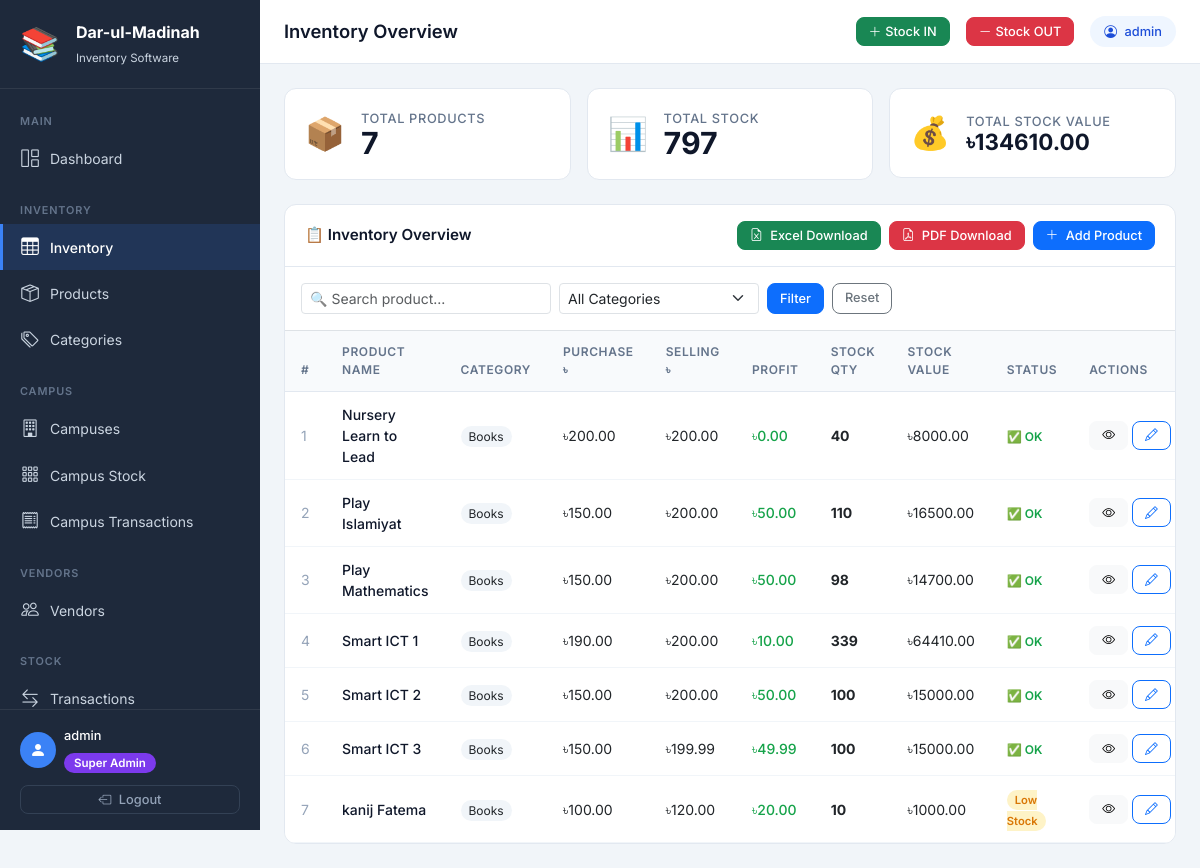
Screenshot of /inventory/ (signed in) with the database file from the repository.
### inventory/models.py (models this page shows, shortened)
class Product(models.Model):
    name = models.CharField(max_length=200, verbose_name="Product Name")
    category = models.ForeignKey(
        Category, on_delete=models.PROTECT,
        related_name='products', verbose_name="Category"
    )
    purchase_price = models.DecimalField(
        max_digits=10, decimal_places=2,
        verbose_name="Purchase Price (৳)"
    )
    selling_price = models.DecimalField(
        max_digits=10, decimal_places=2,
        verbose_name="Selling Price (৳)"
    )
    quantity = models.PositiveIntegerField(default=0, verbose_name="Current Stock")
    opening_stock = models.PositiveIntegerField(default=0, verbose_name="Opening Stock")
    low_stock_threshold = models.PositiveIntegerField(
        default=10, verbose_name="Low Stock Alert Threshold"
    )
    vendor = models.ForeignKey(
        'Vendor', on_delete=models.SET_NULL,
        null=True, blank=True,
        related_name='products', verbose_name="Vendor"
    )
    description = models.TextField(blank=True, null=True, verbose_name="Description")
    created_at = models.DateTimeField(auto_now_add=True)
    updated_at = models.DateTimeField(auto_now=True)
    class Meta:
        verbose_name = "Product"
        verbose_name_plural = "Products"
        ordering = ['name']
    @property
    def is_low_stock(self):
        return self.quantity <= self.low_stock_threshold
    @property
    def stock_value(self):
        return self.quantity * self.purchase_price
    @property
    def profit_margin(self):
        return self.selling_price - self.purchase_price

class Category(models.Model):
    name = models.CharField(max_length=100, unique=True, verbose_name="Category Name")
    description = models.TextField(blank=True, null=True, verbose_name="Description")
    created_at = models.DateTimeField(auto_now_add=True)
    class Meta:
        verbose_name = "Category"
        verbose_name_plural = "Categories"
        ordering = ['name']

### inventory/views.py (the view)
# urls.py: path('inventory/', views.inventory_overview, name='inventory_overview'),
@login_required
def inventory_overview(request):
    if not is_super_admin(request.user):
        messages.error(request, '❌ Access denied!')
        return redirect('dashboard')
    query = request.GET.get('q', '')
    category_filter = request.GET.get('category', '')
    products = Product.objects.select_related(
        'category').order_by('category__name', 'name')
    if query:
        products = products.filter(
            Q(name__icontains=query) | Q(category__name__icontains=query)
        )
    if category_filter:
        products = products.filter(category_id=category_filter)
    categories = Category.objects.all()
    total_products = products.count()
    total_stock = sum(p.quantity for p in products)
    total_value = sum(p.quantity * p.purchase_price for p in products)
    paginator = Paginator(products, 20)
    page_obj = paginator.get_page(request.GET.get('page'))
    return render(request, 'inventory/inventory_overview.html', {
        'page_obj': page_obj,
        'products': products,
        'categories': categories,
        'query': query,
        'category_filter': category_filter,
        'total_products': total_products,
        'total_stock': total_stock,
        'total_value': total_value,
        'page_title': 'Inventory Overview',
    })

### inventory/templates/inventory/inventory_overview.html (shortened to what this page needs)
{% extends "inventory/base.html" %}
{% block content %}
<div class="row g-3 mb-4">
    <div class="col-md-4">
        <div class="stat-card">
            <div class="d-flex align-items-center gap-3">
                <div style="font-size:2rem;">📦</div>
                <div>
                    <div class="stat-label">Total Products</div>
                    <div class="stat-value">{{ total_products }}</div>
                </div>
            </div>
        </div>
    </div>
    <div class="col-md-4">
        <div class="stat-card">
            <div class="d-flex align-items-center gap-3">
                <div style="font-size:2rem;">📊</div>
                <div>
                    <div class="stat-label">Total Stock</div>
                    <div class="stat-value">{{ total_stock }}</div>
                </div>
            </div>
        </div>
    </div>
    <div class="col-md-4">
        <div class="stat-card">
            <div class="d-flex align-items-center gap-3">
                <div style="font-size:2rem;">💰</div>
                <div>
                    <div class="stat-label">Total Stock Value</div>
                    <div class="stat-value" style="font-size:1.4rem;">৳{{ total_value|floatformat:2 }}</div>
                </div>
            </div>
        </div>
    </div>
</div>
<div class="table-card">
    <div class="table-card-header flex-wrap gap-2">
        <h5>📋 Inventory Overview</h5>
        <div class="d-flex gap-2 flex-wrap">
            <a href="{% url 'download_excel' %}?q={{ query }}&category={{ category_filter }}"
                class="btn btn-sm btn-success">
                <i class="bi bi-file-earmark-excel me-1"></i> Excel Download
            </a>
            <a href="{% url 'download_pdf' %}?q={{ query }}&category={{ category_filter }}"
                class="btn btn-sm btn-danger" target="_blank">
                <i class="bi bi-file-earmark-pdf me-1"></i> PDF Download
            </a>
            <a href="{% url 'product_create' %}" class="btn btn-sm btn-primary">
                <i class="bi bi-plus-lg me-1"></i> Add Product
            </a>
        </div>
    </div>
    <div class="p-3 border-bottom">
        <form method="get" class="d-flex gap-2 flex-wrap">
            <input type="text" name="q" value="{{ query }}"
                class="form-control form-control-sm"
                style="max-width:250px;"
                placeholder="🔍 Search product...">
            <select name="category" class="form-select form-select-sm" style="max-width:200px;">
                <option value="">All Categories</option>
            </select>
            <button type="submit" class="btn btn-primary btn-sm">Filter</button>
            <a href="{% url 'inventory_overview' %}" class="btn btn-outline-secondary btn-sm">Reset</a>
        </form>
    </div>
    <div style="overflow-x:auto;">
        <table class="table table-hover mb-0" id="inventoryTable">
            <thead>
                <tr>
                    <th>#</th>
                    <th>Product Name</th>
                    <th>Category</th>
                    <th>Purchase ৳</th>
                    <th>Selling ৳</th>
                    <th>Profit</th>
                    <th>Stock Qty</th>
                    <th>Stock Value</th>
                    <th>Status</th>
                    <th>Actions</th>
                </tr>
            </thead>
            <tbody>
                {% for product in page_obj %}
                <tr>
                    <td style="color:#94a3b8;">{{ forloop.counter }}</td>
                    <td>
                        <a href="{% url 'product_detail' product.pk %}"
                            style="font-weight:500;color:#0f172a;text-decoration:none;">
                            {{ product.name }}
                        </a>
                    </td>
                    <td>
                        <span style="background:#f1f5f9;padding:3px 8px;border-radius:20px;font-size:0.75rem;">
                            {{ product.category.name }}
                        </span>
                    </td>
                    <td>৳{{ product.purchase_price }}</td>
                    <td>৳{{ product.selling_price }}</td>
                    <td>
                        <span style="color:{% if product.profit_margin >= 0 %}#16a34a{% else %}#dc2626{% endif %};font-weight:500;">
                            ৳{{ product.profit_margin }}
                        </span>
                    </td>
                    <td><strong>{{ product.quantity }}</strong></td>
                    <td>৳{{ product.stock_value }}</td>
                    <td>
                        {% if product.quantity == 0 %}
                            <span class="badge-out-stock">Out of Stock</span>
                        {% elif product.is_low_stock %}
                            <span class="badge-low">Low Stock</span>
                        {% else %}
                            <span style="color:#16a34a;font-size:0.75rem;font-weight:600;">✅ OK</span>
                        {% endif %}
                    </td>
                    <td>
                        <div class="d-flex gap-1">
                            <a href="{% url 'product_detail' product.pk %}"
                                class="btn btn-sm btn-light" title="View">
                                <i class="bi bi-eye"></i>
                            </a>
                            <a href="{% url 'product_edit' product.pk %}"
                                class="btn btn-sm btn-outline-primary" title="Edit">
                                <i class="bi bi-pencil"></i>
                            </a>
                        </div>
                    </td>
                </tr>
                {% endfor %}
            </tbody>
        </table>
    </div>
</div>
{% endblock %}

### inventory/templates/inventory/base.html (shortened to what this page needs)
<!DOCTYPE html>
<html lang="en">
<head>
    <link href="https://cdn.jsdelivr.net/npm/bootstrap@5.3.0/dist/css/bootstrap.min.css" rel="stylesheet">
    <link href="https://cdn.jsdelivr.net/npm/bootstrap-icons@1.11.0/font/bootstrap-icons.css" rel="stylesheet">
</head>
<body>
<aside class="sidebar">
    <a href="{% url 'dashboard' %}" class="sidebar-brand d-flex align-items-center gap-3">
        <div class="brand-icon">📚</div>
        <div>
            <span class="brand-title">Dar-ul-Madinah</span>
            <span class="brand-sub">
                {% if request.user.is_superuser or request.user.is_staff %}
                    Inventory Software
                {% else %}
                    Campus Portal
                {% endif %}
            </span>
        </div>
    </a>
    <nav class="sidebar-nav">
        <span class="nav-section-label">Main</span>
        <a href="{% url 'dashboard' %}" class="sidebar-link {% if request.resolver_match.url_name == 'dashboard' %}active{% endif %}">
            <i class="bi bi-grid-1x2"></i> Dashboard
        </a>
        {% if request.user.is_superuser or request.user.is_staff %}
        <span class="nav-section-label mt-2">Inventory</span>
        <a href="{% url 'inventory_overview' %}" class="sidebar-link {% if request.resolver_match.url_name == 'inventory_overview' %}active{% endif %}">
            <i class="bi bi-table"></i> Inventory
        </a>
        <a href="{% url 'product_list' %}" class="sidebar-link {% if 'product' in request.resolver_match.url_name %}active{% endif %}">
            <i class="bi bi-box-seam"></i> Products
        </a>
        <a href="{% url 'category_list' %}" class="sidebar-link {% if 'category' in request.resolver_match.url_name %}active{% endif %}">
            <i class="bi bi-tags"></i> Categories
        </a>
        <span class="nav-section-label mt-2">Campus</span>
        <a href="{% url 'campus_list' %}" class="sidebar-link ">
            <i class="bi bi-building"></i> Campuses
        </a>
        <a href="{% url 'campus_stock_dashboard' %}" class="sidebar-link {% if request.resolver_match.url_name == 'campus_stock_dashboard' %}active{% endif %}">
            <i class="bi bi-grid-3x3-gap"></i> Campus Stock
        </a>
        <a href="{% url 'campus_transaction_report' %}" class="sidebar-link {% if request.resolver_match.url_name == 'campus_transaction_report' %}active{% endif %}">
            <i class="bi bi-receipt"></i> Campus Transactions
        </a>
        <span class="nav-section-label mt-2">Vendors</span>
        <a href="{% url 'vendor_list' %}" class="sidebar-link {% if 'vendor' in request.resolver_match.url_name %}active{% endif %}">
            <i class="bi bi-people"></i> Vendors
        </a>
        <span class="nav-section-label mt-2">Stock</span>
        <a href="{% url 'stock_log_list' %}" class="sidebar-link {% if request.resolver_match.url_name == 'stock_log_list' %}active{% endif %}">
            <i class="bi bi-arrow-left-right"></i> Transactions
        </a>
        {% endif %}
    </nav>
    <div class="sidebar-footer">
        <div class="d-flex align-items-center gap-2 mb-2">
            <div style="width:36px;height:36px;background:#3b82f6;border-radius:50%;display:flex;align-items:center;justify-content:center;">
                <i class="bi bi-person-fill text-white" style="font-size:1rem;"></i>
            </div>
            <div>
                <div style="color:#fff;font-size:0.8rem;font-weight:500;">
                    {{ request.user.get_full_name|default:request.user.username }}
                </div>
                <div class="mt-1">
                    {% if request.user.is_superuser or request.user.is_staff %}
                        <span class="role-badge-super">Super Admin</span>
                    {% else %}
                        <span class="role-badge-campus">Campus Admin</span>
                    {% endif %}
                </div>
            </div>
        </div>
        <a href="{% url 'logout' %}" class="btn btn-sm btn-outline-secondary w-100 mt-1" style="border-color:#334155;color:#94a3b8;">
            <i class="bi bi-box-arrow-left me-1"></i> Logout
        </a>
    </div>
</aside>
<div class="main-wrapper">
    <div class="top-navbar">
        <h1 class="page-heading flex-grow-1">
            {% block page_heading %}{{ page_title|default:"Dashboard" }}{% endblock %}
        </h1>
        {% if request.user.is_superuser or request.user.is_staff %}
            <a href="{% url 'stock_in' %}" class="btn btn-sm btn-success d-none d-md-flex align-items-center gap-1">
                <i class="bi bi-plus-lg"></i> Stock IN
            </a>
            <a href="{% url 'stock_out' %}" class="btn btn-sm btn-danger d-none d-md-flex align-items-center gap-1">
                <i class="bi bi-dash-lg"></i> Stock OUT
            </a>
        {% endif %}
        <div class="user-badge d-none d-md-block">
            <i class="bi bi-person-circle me-1"></i> {{ request.user.username }}
        </div>
    </div>
    <main class="page-content">
        {% block content %}{% endblock %}
    </main>
</div>
</body>
</html>

### rows the page displays
Product: name "Nursery Learn to Lead", category.name "Books", purchase_price "200.00", selling_price "200.00", profit_margin "0.00", quantity "40", stock_value "8000.00", low_stock_threshold "✅ OK"
Product: name "Play Islamiyat", category.name "Books", purchase_price "150.00", selling_price "200.00", profit_margin "50.00", quantity "110", stock_value "16500.00", low_stock_threshold "✅ OK"
Product: name "Play Mathematics", category.name "Books", purchase_price "150.00", selling_price "200.00", profit_margin "50.00", quantity "98", stock_value "14700.00", low_stock_threshold "✅ OK"
Product: name "Smart ICT 1", category.name "Books", purchase_price "190.00", selling_price "200.00", profit_margin "10.00", quantity "339", stock_value "64410.00", low_stock_threshold "✅ OK"
Product: name "Smart ICT 2", category.name "Books", purchase_price "150.00", selling_price "200.00", profit_margin "50.00", quantity "100", stock_value "15000.00", low_stock_threshold "✅ OK"
Product: name "Smart ICT 3", category.name "Books", purchase_price "150.00", selling_price "199.99", profit_margin "49.99", quantity "100", stock_value "15000.00", low_stock_threshold "✅ OK"
Product: name "kanij Fatema", category.name "Books", purchase_price "100.00", selling_price "120.00", profit_margin "20.00", quantity "10", stock_value "1000.00", low_stock_threshold "Low Stock"

### other values shown
{{ request.user.get_full_name|default:request.user.username }} "admin"
{{ page_title|default:"Dashboard" }} "Inventory Overview"
{{ request.user.username }} "admin"
{{ total_products }} "7"
{{ total_stock }} "797"
{{ total_value|floatformat:2 }} "134610.00"
